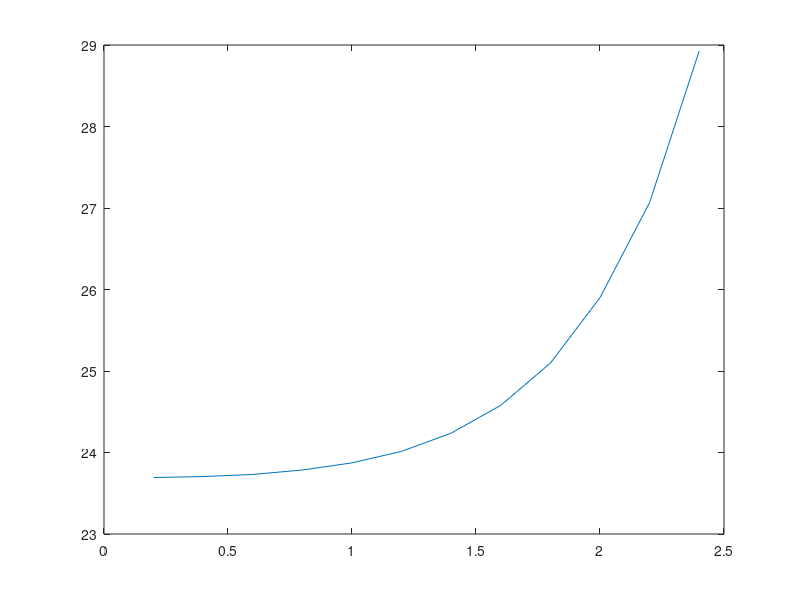

Write MATLAB code to recreate this figure.
freq = 16e9;
d = 2.8;
omega = 2 * pi * freq;
epsilon_0 = 8.85e-12;

a = 0.2:0.2:2.4;
phaseX = [59.023, 59.052, 59.117, 59.253, 59.471, 59.823, 60.38, 61.23, 62.522, 64.521, 67.428, 72.061];

betaX = phaseX / d;

Z0 = betaX / (omega * epsilon_0);

plot(a, Z0);
